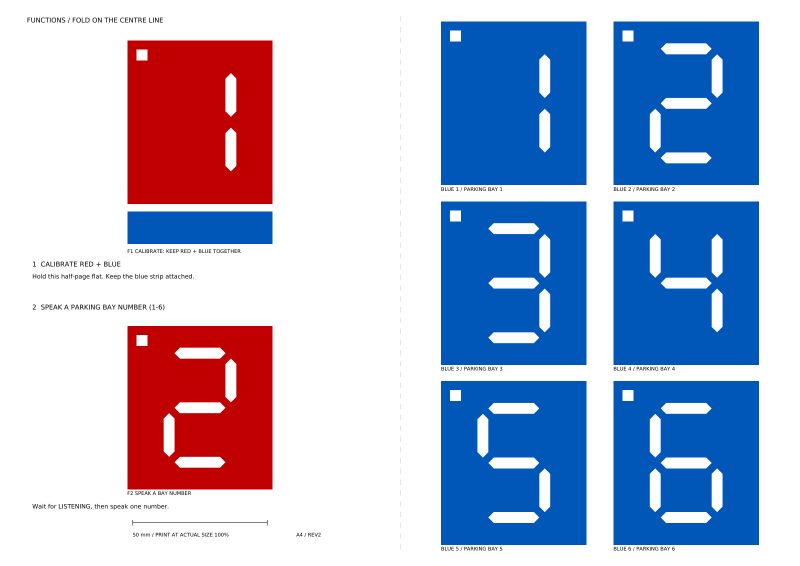
#> input picture assets/markers/ECHO7_All_Markers_A4_v2.png, 1600 x 1132 px (shown at 1/2 size); its folder holds only this picture in this run
$ python projective_reference.py ../../assets/markers/ECHO7_All_Markers_A4_v2.png --out out.png --source SYNTHETIC_REPLAY
#> lines starting #> are read from the running program, lines starting #| are printed output that depends on the picture; after the words box and inside, x2 and y2 are one past the last pixel; in counts of white or black regions, pixels touching at a corner belong together
### tools/lib/vision_reference.py
#!/usr/bin/env python3
"""Pixel-only Member B reference; no scene manifest or position-to-ID lookup.

The BFS is an independent connected-component oracle, not a cycle-accurate model
of Part A's bounded streaming implementation. All resulting evidence is MODEL.
The seven-segment sampling windows match the proposed RTL integer arithmetic.
"""
from __future__ import annotations

import argparse
from collections import deque
import hashlib
import json
from pathlib import Path
import sys

from PIL import Image, ImageDraw


WINDOW_SCALE = 240
# Half-open ranges in the canonical coloured bbox. Pixel centres are tested as
# offset*240+120, without independently cropping/recentring white glyphs.
WINDOWS = {
    "A": (90, 36, 150, 44), "B": (166, 60, 176, 100),
    "C": (166, 140, 176, 180), "D": (90, 196, 150, 204),
    "E": (64, 140, 74, 180), "F": (64, 60, 74, 100),
    "G": (90, 116, 150, 124), "anchor": (18, 17, 30, 27),
    "upperHole": (96, 72, 144, 96), "lowerHole": (96, 144, 144, 168),
}
DIGITS = {"BC": 1, "ABDEG": 2, "ABCDG": 3, "BCFG": 4, "ACDFG": 5, "ACDEFG": 6}


def pixelsOf(image):
    return list(image.get_flattened_data()) if hasattr(image, "get_flattened_data") else list(image.getdata())


def quantise565(image):
    """The hardware widens RGB565 by bit replication, not zero-padding."""
    pixels = []
    for red, green, blue in pixelsOf(image.convert("RGB")):
        red >>= 3
        green >>= 2
        blue >>= 3
        pixels.append(((red << 3) | (red >> 2), (green << 2) | (green >> 4), (blue << 3) | (blue >> 2)))
    result = Image.new("RGB", image.size)
    result.putdata(pixels)
    return result


def colourMask(image, redMin=64, blueMin=32, numerator=3, denominator=2, colourAlgorithm=0):
    """Algorithms 0/1 retain historical ratio/HSV pixel semantics.

    HSV H is in degrees, S >= 1/2. Red wraps through [-24,0], including pure
    red H=0; algorithm 1 blue is [200,250], algorithm 2 is [200,260].
    The latter preserves measured dark blue gutters after RGB565 quantisation.
    All comparisons use signed integer products; calibrated V is independent.
    """
    if colourAlgorithm not in (0,1,2,3):raise ValueError('colourAlgorithm must be 0, 1, 2 or 3')
    values = []
    for red, green, blue in pixelsOf(image):
        if colourAlgorithm==0:
            redHit = red >= redMin and red*denominator >= green*numerator and red*denominator >= blue*numerator
            blueHit = blue >= blueMin and blue*denominator >= red*numerator and blue*denominator >= green*numerator
        else:
            maximum=max(red,green,blue);delta=maximum-min(red,green,blue)
            saturated=delta>0 and 2*delta>=maximum
            redHit=saturated and red==maximum and red>=redMin and -24*delta<=60*(green-blue)<=0
            blueUpper=10 if colourAlgorithm==1 else 20
            blueHit=saturated and blue==maximum and blue>=blueMin and -40*delta<=60*(red-green)<=blueUpper*delta
        values.append(0 if redHit == blueHit else (1 if redHit else 2))
    return values


def horizontalRunSupport(mask,minimumLength=3):
    """Preserve complete same-colour runs of at least two or three pixels.

    The mask is a 2-D uint8 array. No row boundary wraps and both ends of a
    qualifying run remain, unlike erosion. Only CCL sees this support filter;
    the raw mask remains the reader's same-frame corner foreground.
    Historical default3 is immutable; colour algorithm3 explicitly selects2.
    """
    import numpy as np
    if minimumLength not in (2,3):raise ValueError('minimumLength must be 2 or 3')
    if minimumLength==2:
        pairs=(mask[:,:-1]!=0)&(mask[:,:-1]==mask[:,1:])
        keep=np.zeros_like(mask,dtype=bool)
        keep[:,:-1]|=pairs;keep[:,1:]|=pairs
        return np.where(keep,mask,0).astype(np.uint8)
    triples=(mask[:,:-2]!=0)&(mask[:,:-2]==mask[:,1:-1])&(mask[:,:-2]==mask[:,2:])
    keep=np.zeros_like(mask,dtype=bool)
    keep[:,:-2]|=triples;keep[:,1:-1]|=triples;keep[:,2:]|=triples
    return np.where(keep,mask,0).astype(np.uint8)


# [102 lines left out: functions components, whiteMask, canonicalCrop, classify, not called in this run]


def recognise(image, orientation=0, capacity=8, output=None, inputSource="UNSPECIFIED", redMin=64, blueMin=32, cleanup=False,whiteMin=160,colourAlgorithm=0,pruneUnusable=False,activeCapacity=None,sharedCapacity=None):
    # This primitive retains the historical CAP8/reader0 defaults. Production
    # reader5 invokes it through projective_reference with output16/active15.
    if not 1 <= capacity <= 16 or not 1 <= (capacity if activeCapacity is None else activeCapacity) <= 15:
        raise ValueError("output capacity must be 1..16 and active capacity 1..15; output16 requires an explicit activeCapacity")
    if sharedCapacity is not None and not 1 <= sharedCapacity <= 16:
        raise ValueError("shared completed capacity must be 1..16")
    assert orientation in range(4)
    image = quantise565(image)
    width,height = image.size
    if not 0<=redMin<=255 or not 0<=blueMin<=255 or not 0<=whiteMin<=255:
        raise ValueError("Colour minima must be unsigned 8-bit values")
    rawMask = colourMask(image,redMin,blueMin,colourAlgorithm=colourAlgorithm)
    mask = rawMask
    boundedOracle = None
    if cleanup:
        # Reuse the existing independent Part A mathematical cleanup and
        # row-reclaimed capacity oracle; never substitute a different filter.
        import numpy as np
        from analyse_capture import cleanup as partACleanup
        from candidates_reclaimed_model import candidates_reclaimed
        candidateInput=np.array(rawMask,dtype=np.uint8).reshape(height,width)
        if colourAlgorithm in (1,2,3):
            candidateInput=horizontalRunSupport(candidateInput,2 if colourAlgorithm==3 else 3)
        cleaned = partACleanup(candidateInput)
        mask = cleaned.reshape(-1).tolist()
        boundedOracle = candidates_reclaimed(cleaned.tolist(),cap=capacity,min_area=32,prune_unusable=pruneUnusable,
            active_capacity=activeCapacity,shared_capacity=sharedCapacity)
    candidates,allCounts = components(mask,width,height)
    beforeSizeCounts = {colour:sum(item["colour"] == colour for item in candidates) for colour in ("red","blue")}
    if pruneUnusable:
        from candidates_reclaimed_model import usable_candidate_size
        candidates = [item for item in candidates if usable_candidate_size(
            item["bbox"][2]-item["bbox"][0]+1,item["bbox"][3]-item["bbox"][1]+1,
            1 if item["colour"] == "red" else 2)]
    counts = {colour:sum(item["colour"] == colour for item in candidates) for colour in ("red","blue")}
    if sharedCapacity is not None:
        candidates.sort(key=lambda item: (item["bbox"][1],item["bbox"][0],item["bbox"][3],item["bbox"][2],item["colour"]))
    overflow = ((sum(counts.values()) > sharedCapacity if sharedCapacity is not None else any(count > capacity for count in counts.values()))
                or bool(boundedOracle and boundedOracle["overflow"]))
    peak = {colour:max((sum(item["colour"] == colour and item["bbox"][1] <= y <= item["bbox"][3] for item in candidates) for y in range(height)),default=0) for colour in counts}
    result = {"schema":"ECHO7_VISION_MODEL_1","layer":"MODEL","inputSource":inputSource,
              "imageSize":[width,height],"orientationProfile":orientation,"capacityPerColour":capacity,"activeCapacityPerColour":capacity if activeCapacity is None else activeCapacity,
              "colourProfile":{"redMin":redMin,"blueMin":blueMin,"colourAlgorithm":colourAlgorithm,
                   **({'ratioNumerator':3,'ratioDenominator':2} if colourAlgorithm==0 else
                      {'redSignedHueDegrees':[-24,0],'blueHueDegrees':[200,250 if colourAlgorithm==1 else 260],'minimumSaturation':0.5,'horizontalRunSupport':2 if colourAlgorithm==3 else 3})},
              "whiteProfile":{"minimum":whiteMin,"maximumChannelSpread":64,"source":"FIXED_MODEL_PARAMETER_NOT_AUTOMATIC_COLOUR_CALIBRATION"},
              "cleanup":("RUN2_THEN_PART_A_CAUSAL_LEFT_OR_UPPER" if colourAlgorithm==3 else "RUN3_THEN_PART_A_CAUSAL_LEFT_OR_UPPER" if colourAlgorithm in (1,2) else "PART_A_CAUSAL_RAW_LEFT_OR_UPPER") if cleanup else "NONE",
              "boundedCandidateOracle":boundedOracle,
              "candidateCounts":counts,"allComponentsBeforeAreaGate":{"red":allCounts[1],"blue":allCounts[2]},
              "modelPeakOverlappingBboxes":peak,"overflow":overflow,"frameGood":not overflow,
              "capacityBoundary":"Independent BFS; counts do not prove streaming active-label or row-scheduling bounds", "markers":[]}
    if sharedCapacity is not None:
        result.update(capacityPerColour=None,sharedCapacity=sharedCapacity,poolLayout="SHARED_TOTAL",
                      sharedCandidateOrder="MODEL_CANONICAL_GEOMETRY_NOT_RTL_RETIREMENT_ORDER")
    if pruneUnusable:
        result["candidateSizePruning"] = {"enabled":True,"beforeSizeGate":beforeSizeCounts,
            "rejected":{colour:beforeSizeCounts[colour]-counts[colour] for colour in counts},
            "redMinimumDimensions":[24,24],"blueMinimumLongShortDimensions":[20,3],
            "scope":"Retired components only; active handles and overflow remain unpruned"}
    outPath = Path(output) if output else None
    if outPath: outPath.mkdir(parents=True,exist_ok=True)
    overlay = image.copy()
    draw = ImageDraw.Draw(overlay)
    for index,candidate in enumerate(candidates):
        marker,crop,white = classify(image,candidate,orientation,whiteMin)
        marker["candidateIndex"] = index
        if overflow:
            marker["accepted"] = False
            marker["quality"] = 0
            marker["reason"] = "FRAME_CAPACITY_OVERFLOW"
        if outPath:
            cropName,maskName = f"candidate_{index:02d}_rgb.png",f"candidate_{index:02d}_white.png"
            crop.save(outPath/cropName)
            white.save(outPath/maskName)
            marker.update(cropFile=cropName,maskFile=maskName)
        result["markers"].append(marker)
        draw.rectangle(candidate["bbox"],outline="lime" if marker["accepted"] else "orange")
        draw.text(tuple(candidate["bbox"][:2]),str(marker["digit"]) if marker["accepted"] else "?",fill="black")
    if outPath:
        maskImage = Image.new("RGB",(width,height))
        palette = [(0,0,0),(255,0,0),(0,0,255)]
        maskImage.putdata([palette[value] for value in mask])
        maskImage.save(outPath/"colour_mask.png")
        if cleanup:
            maskImage.putdata([palette[value] for value in rawMask])
            maskImage.save(outPath/"raw_colour_mask.png")
        overlay.save(outPath/"recognition.png")
        (outPath/"vision.json").write_text(json.dumps(result,indent=2)+"\n",encoding="utf-8")
    return result


# [17 lines left out: function main, not called in this run]


# [2 lines that do not run on import are left out]

### tools/lib/projective_reference.py
#!/usr/bin/env python3
"""Pixel-derived quadrilateral normalisation and seven-stroke projection model.

No grid position or scene-manifest answer participates in recognition. The
integer homography maps a 32x40 canonical grid into the same native RGB image.
The fixed white floor is an explicit diagnostic/build parameter, not an output
of automatic red/blue calibration. Source minima/spread must match the capture.
"""
from __future__ import annotations

import argparse
from collections import deque
import json
import math
from pathlib import Path

import numpy as np
from PIL import Image,ImageDraw
from vision_reference import colourMask,quantise565,recognise,DIGITS
from candidates_reclaimed_model import candidates_reclaimed
from candidates_reclaimed_model import _colour_rows

SUPPORT_DIRECTIONS=((1,0),(2,1),(1,1),(1,2),(0,1),(-1,2),(-1,1),(-2,1),
                    (-1,0),(-2,-1),(-1,-1),(-1,-2),(0,-1),(1,-2),(1,-1),(2,-1))


# [158 lines left out: functions quadFromSupportPoints, mainColourSupport, canonicalOffsets, extractCorners, supportCorners, homographyCoefficients and 2 more, not called in this run]


def whiteProfileFor(readerAlgorithm=9,whiteMin=None,maxSpread=64):
    """Resolve explicit historical/new white-bank semantics, never relabel them.

    Algorithms 1 and 2 retain their exact recorded semantics. Algorithm 3 rounds
    weighted brightness only for strokes/holes; its native anchor still uses
    the exact algorithm-2 floor, which preserves separation from the paper.
    These fixed profiles are not calibrated by the red/blue interaction.
    """
    if readerAlgorithm not in (1,2,3,4,5,6,7,8,9):raise ValueError('readerAlgorithm must be 1..9')
    if whiteMin is None:whiteMin=112 if readerAlgorithm==1 else 84 if readerAlgorithm>=4 else 96
    if not 0<=whiteMin<=255 or not 0<=maxSpread<=255:raise ValueError('White profile fields must be unsigned 8-bit')
    if readerAlgorithm in (2,3) and (whiteMin!=96 or maxSpread!=64):
        raise ValueError(f'Reader algorithm {readerAlgorithm} requires fixed weighted-luma minimum 96 and maximum channel spread 64')
    if readerAlgorithm>=4 and (whiteMin!=84 or maxSpread!=64):
        raise ValueError('Reader algorithms 4/5/6/7/8/9 require weighted-luma minimum 84 and maximum channel spread 64')
    profile={'mode':{1:'MINIMUM_RGB_CHANNEL',2:'WEIGHTED_LUMA',3:'ROUNDED_STROKES_STRICT_ANCHOR',4:'UNSATURATED_STROKES_STRICT_ANCHOR',5:'UNSATURATED_STROKES_STRICT_ANCHOR',6:'UNSATURATED_STROKES_STRICT_ANCHOR',7:'UNSATURATED_STROKES_STRICT_ANCHOR',8:'UNSATURATED_STROKES_STRICT_ANCHOR',9:'UNSATURATED_STROKES_STRICT_ANCHOR'}[readerAlgorithm],
        'minimum':whiteMin,'maximumChannelSpread':maxSpread,'source':'FIXED_PARAMETER_NOT_AUTOMATIC_CALIBRATION'}
    if readerAlgorithm==2:profile.update(sumWeights=[1,2,1],sumMinimum=384)
    if readerAlgorithm==3:profile.update(sumWeights=[1,2,1],sumMinimum=382,anchorSumMinimum=384,roundingBias=2)
    if readerAlgorithm>=4:profile.update(sumWeights=[1,2,1],sumMinimum=334,anchorSumMinimum=384,
        anchorMinimum=96,roundingBias=2,weakSaturationNumerator=1,weakSaturationDenominator=2,
        strongWhiteIncludedInStrokes=True)
    return profile


# [460 lines left out: functions whitePixelsFor, packedGlyphClasses, nativeAnchorScores, anchorComponents, anchorShapeGood, thinAnchorSeedScores and 5 more, not called in this run]


def recogniseProjective(image,orientation=0,redMin=48,blueMin=None,whiteMin=None,maxSpread=64,cleanup=True,output=None,inputSource='UNSPECIFIED',colourAlgorithm=None,readerAlgorithm=9,bypassPerspective=False,activeCapacity=None,outputCapacity=None,sharedPool=None):
    if activeCapacity is None:activeCapacity=15 if readerAlgorithm>=4 else 8
    if outputCapacity is None:outputCapacity=16 if readerAlgorithm>=5 else 8
    if sharedPool is None:sharedPool=readerAlgorithm>=5
    if sharedPool and readerAlgorithm<5:
        raise ValueError('Shared completed candidates require reader5/6/7; historical readers retain split pools')
    if blueMin is None:blueMin=20 if readerAlgorithm>=4 else 32
    if colourAlgorithm is None:colourAlgorithm=3 if readerAlgorithm>=5 else 2 if readerAlgorithm==4 else 1
    if readerAlgorithm>=8 and colourAlgorithm!=3:
        raise ValueError(f'Reader algorithm {readerAlgorithm} requires HSV colour algorithm 3')
    image=quantise565(image)
    profile=whiteProfileFor(readerAlgorithm,whiteMin,maxSpread)
    if readerAlgorithm==3 and colourAlgorithm!=1:
        raise ValueError('Reader algorithm 3 packed glyph classes require HSV colour algorithm 1')
    if readerAlgorithm==4 and colourAlgorithm!=2:
        raise ValueError('Reader algorithm 4 packed glyph classes require HSV colour algorithm 2')
    if readerAlgorithm in (5,6,7) and colourAlgorithm not in (2,3):
        raise ValueError('Reader algorithms 5/6/7 require HSV colour algorithm 2 or 3')
    if readerAlgorithm<5 and colourAlgorithm==3:
        raise ValueError('Colour algorithm 3 requires reader algorithm 5, 6 or 7')
    base=recognise(image,orientation=orientation,redMin=redMin,blueMin=blueMin,cleanup=cleanup,inputSource=inputSource,
                   colourAlgorithm=colourAlgorithm,pruneUnusable=readerAlgorithm>=3,activeCapacity=activeCapacity,capacity=outputCapacity,
                   sharedCapacity=outputCapacity if sharedPool else None)
    result={key:value for key,value in base.items() if key!='markers'}
    result.update(schema='ECHO7_PROJECTIVE_MODEL_11' if readerAlgorithm==9 else 'ECHO7_PROJECTIVE_MODEL_10' if readerAlgorithm==8 else 'ECHO7_PROJECTIVE_MODEL_9' if readerAlgorithm==7 else 'ECHO7_PROJECTIVE_MODEL_8' if readerAlgorithm==6 else 'ECHO7_PROJECTIVE_MODEL_7' if sharedPool else 'ECHO7_PROJECTIVE_MODEL_6' if readerAlgorithm==5 else 'ECHO7_PROJECTIVE_MODEL_5' if readerAlgorithm==4 else 'ECHO7_PROJECTIVE_MODEL_4' if readerAlgorithm==3 else 'ECHO7_PROJECTIVE_MODEL_3',
                  readerAlgorithm=readerAlgorithm,colourAlgorithm=colourAlgorithm,markers=[],whiteProfile=profile,
                  candidatePoolMode='SHARED' if sharedPool else 'SPLIT_PER_COLOUR',
                  candidateOrder='MODEL_CANONICAL_GEOMETRY_NOT_RTL_RETIREMENT_ORDER')
    out=Path(output) if output else None
    if out:out.mkdir(parents=True,exist_ok=True)
    for index,candidate in enumerate(base['markers']):
        fields={key:candidate[key] for key in ('colour','area','bbox')}
        marker=classifyProjective(image,fields,orientation,redMin,blueMin,profile['minimum'],maxSpread,out/f'candidate_{index:02d}' if out else None,colourAlgorithm=colourAlgorithm,readerAlgorithm=readerAlgorithm,bypassPerspective=bypassPerspective)
        if result['overflow']:marker.update(accepted=False,quality=0,reasonCode=7,reasonName='FRAME_CAPACITY_OVERFLOW')
        marker['candidateIndex']=index;result['markers'].append(marker)
    if out:(out/'projective.json').write_text(json.dumps(result,indent=2)+'\n',encoding='utf-8')
    return result


def main():
    parser=argparse.ArgumentParser(description=__doc__)
    parser.add_argument('image',type=Path);parser.add_argument('--out',type=Path,required=True)
    parser.add_argument('--source',required=True,choices=('SYNTHETIC_REPLAY','RECORDED_CAMERA','PIXEL_COUNTERFACTUAL'))
    parser.add_argument('--orientation',type=int,choices=range(4),default=0)
    parser.add_argument('--red-min',type=int,default=48);parser.add_argument('--blue-min',type=int,help='Default: 20 for reader4; 32 for historical readers')
    parser.add_argument('--colour-algorithm',type=int,choices=(0,1,2,3),help='Default: HSV3/RUN2 for reader5–7; HSV2/RUN3 for reader4; historical HSV1 for readers1-3')
    parser.add_argument('--reader-algorithm',type=int,choices=(1,2,3,4,5,6,7,8,9),default=9)
    parser.add_argument('--output-capacity',type=int,choices=(8,16),help='Completed pool capacity; shared16 for reader5, per-colour8 for historical readers')
    poolGroup=parser.add_mutually_exclusive_group()
    poolGroup.add_argument('--shared-pool',action='store_true',dest='sharedPool',default=None,help='One shared completed pool (default reader5/private schema7)')
    poolGroup.add_argument('--split-pool',action='store_false',dest='sharedPool',help='Historical separate colour pools, including reader5/private schema6')
    parser.add_argument('--active-capacity',type=int,choices=range(1,16),help='Temporary labels; current production15, historical schema1-3 use8')
    parser.add_argument('--bypass-perspective',action='store_true',help='R9 axis-aligned bbox baseline; identity still comes from pixels')
    parser.add_argument('--white-min',type=int,help='Fixed profiles: reader1 min-RGB112; reader2/3 luma96; reader4 dim unsaturated84/strict anchor96');parser.add_argument('--max-spread',type=int,default=64)
    args=parser.parse_args()
    result=recogniseProjective(Image.open(args.image),args.orientation,args.red_min,args.blue_min,args.white_min,args.max_spread,output=args.out,inputSource=args.source,colourAlgorithm=args.colour_algorithm,readerAlgorithm=args.reader_algorithm,bypassPerspective=args.bypass_perspective,activeCapacity=args.active_capacity,outputCapacity=args.output_capacity,sharedPool=args.sharedPool)
#> in recogniseProjective, `if activeCapacity is None:activeCapacity=15 if readerAlgorithm>=4 else 8`: activeCapacity = 15
#> after the loop in quantise565, `for red, green, blue in pixelsOf(image.convert("RGB")):`: pixels = 1811200 items
#> in quantise565, `result = Image.new("RGB", image.size)`: result: PIL image 1600x1132 RGB; every value is 0
#> in recognise, `candidateInput=np.array(rawMask,dtype=np.uint8).reshape(height,width)`:
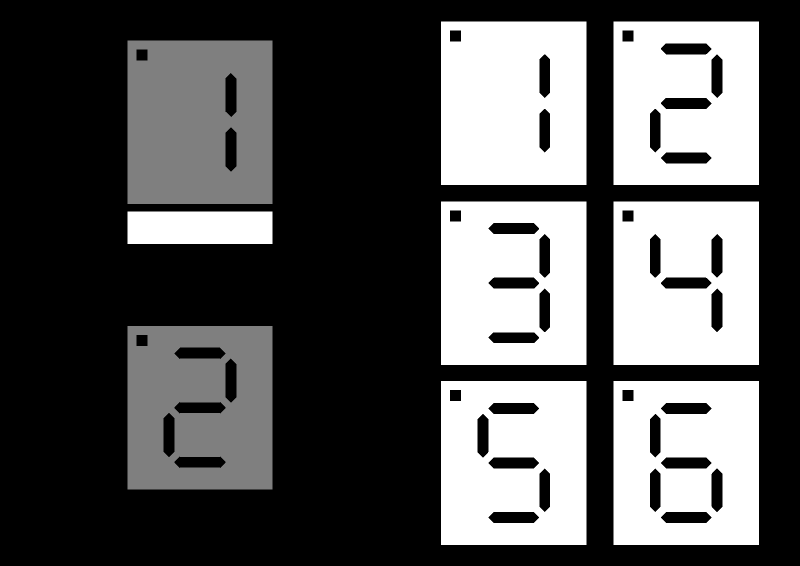
#> candidateInput: shape (1132, 1600) (shown at 1/2 size); min 0, max 2, mean 0.692; drawn with min black and max white
#> in horizontalRunSupport, `pairs=(mask[:,:-1]!=0)&(mask[:,:-1]==mask[:,1:])`:
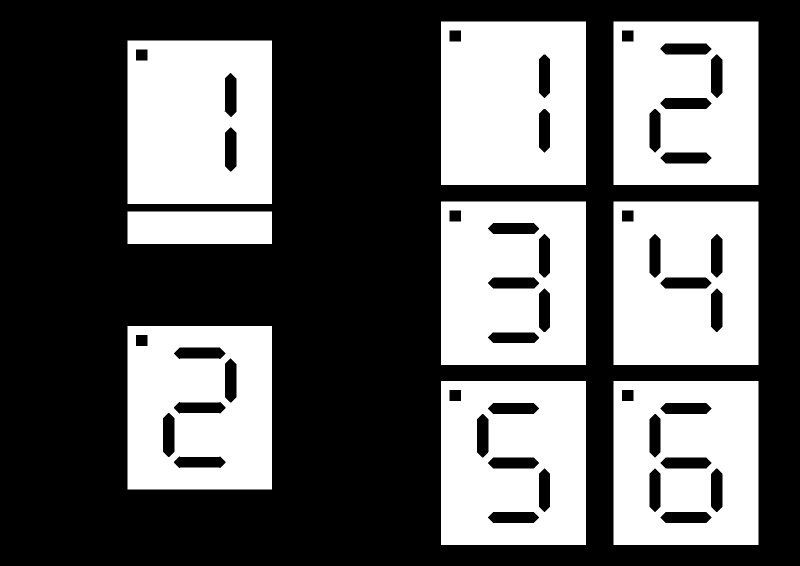
#> pairs: shape (1132, 1599) bool (shown at 1/2 size); 39.2% white; 9 white regions, largest, box (x1, y1, x2, y2) and area: (882, 43, 1172, 370) 90896, (255, 81, 544, 408) 90410, (1227, 403, 1517, 730) 87037
#> in horizontalRunSupport, `keep[:, 1:] |= pairs`:
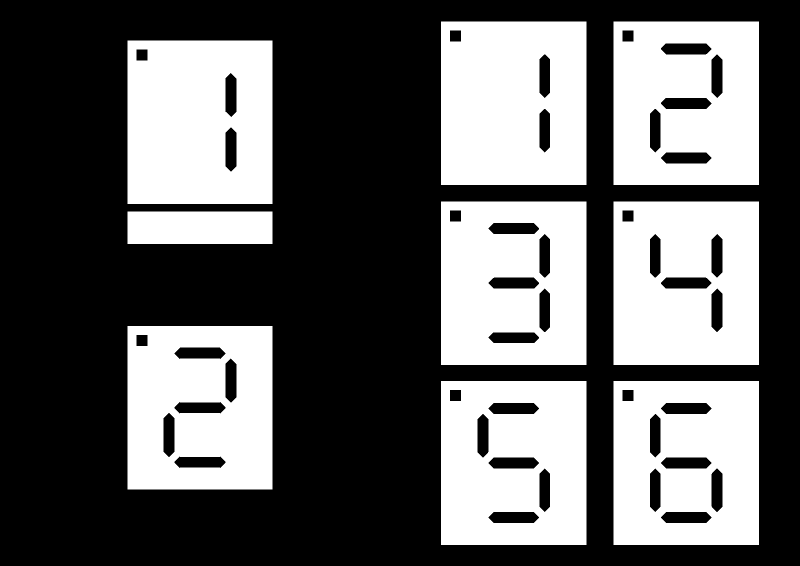
#> keep: shape (1132, 1600) bool (shown at 1/2 size); 39.4% white; 9 white regions, largest, box (x1, y1, x2, y2) and area: (882, 43, 1173, 370) 91419, (255, 81, 545, 408) 90935, (1227, 403, 1518, 730) 87669
    print(json.dumps(result))
    return int(result['overflow'])


#> (the run stopped early here; a loop or call above may not have finished)
